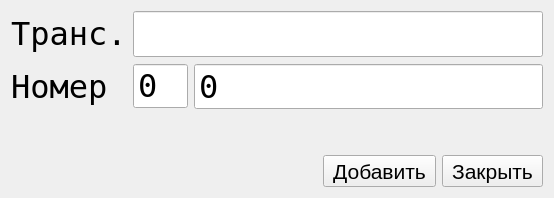
<?xml version="1.0" encoding="UTF-8"?>
<ui version="4.0">
 <class>Dialog</class>
 <widget class="QDialog" name="Dialog">
  <property name="geometry">
   <rect>
    <x>0</x>
    <y>0</y>
    <width>554</width>
    <height>198</height>
   </rect>
  </property>
  <property name="minimumSize">
   <size>
    <width>0</width>
    <height>198</height>
   </size>
  </property>
  <property name="maximumSize">
   <size>
    <width>16777215</width>
    <height>198</height>
   </size>
  </property>
  <property name="windowTitle">
   <string>Dialog</string>
  </property>
  <layout class="QVBoxLayout" name="verticalLayout">
   <item>
    <layout class="QFormLayout" name="formLayout">
     <item row="0" column="0">
      <widget class="QLabel" name="label_2">
       <property name="font">
        <font>
         <family>Andale Mono</family>
         <pointsize>24</pointsize>
        </font>
       </property>
       <property name="text">
        <string>Транс.</string>
       </property>
      </widget>
     </item>
     <item row="0" column="1">
      <widget class="QLineEdit" name="leTransformer">
       <property name="font">
        <font>
         <family>Andale Mono</family>
         <pointsize>24</pointsize>
        </font>
       </property>
       <property name="focusPolicy">
        <enum>Qt::NoFocus</enum>
       </property>
       <property name="readOnly">
        <bool>true</bool>
       </property>
      </widget>
     </item>
     <item row="1" column="0">
      <widget class="QLabel" name="label_4">
       <property name="font">
        <font>
         <family>Andale Mono</family>
         <pointsize>24</pointsize>
        </font>
       </property>
       <property name="text">
        <string>Номер</string>
       </property>
      </widget>
     </item>
     <item row="1" column="1">
      <layout class="QHBoxLayout" name="horizontalLayout_2">
       <item>
        <widget class="QSpinBox" name="sbYar">
         <property name="minimumSize">
          <size>
           <width>55</width>
           <height>46</height>
          </size>
         </property>
         <property name="maximumSize">
          <size>
           <width>55</width>
           <height>46</height>
          </size>
         </property>
         <property name="font">
          <font>
           <family>Andale Mono</family>
           <pointsize>24</pointsize>
          </font>
         </property>
         <property name="buttonSymbols">
          <enum>QAbstractSpinBox::NoButtons</enum>
         </property>
         <property name="minimum">
          <number>0</number>
         </property>
         <property name="maximum">
          <number>99</number>
         </property>
        </widget>
       </item>
       <item>
        <widget class="QSpinBox" name="sbNumber">
         <property name="font">
          <font>
           <family>Andale Mono</family>
           <pointsize>24</pointsize>
          </font>
         </property>
         <property name="buttonSymbols">
          <enum>QAbstractSpinBox::NoButtons</enum>
         </property>
         <property name="minimum">
          <number>0</number>
         </property>
         <property name="maximum">
          <number>9999999</number>
         </property>
         <property name="value">
          <number>0</number>
         </property>
        </widget>
       </item>
      </layout>
     </item>
    </layout>
   </item>
   <item>
    <layout class="QHBoxLayout" name="horizontalLayout">
     <item>
      <spacer name="horizontalSpacer">
       <property name="orientation">
        <enum>Qt::Horizontal</enum>
       </property>
       <property name="sizeHint" stdset="0">
        <size>
         <width>40</width>
         <height>20</height>
        </size>
       </property>
      </spacer>
     </item>
     <item>
      <widget class="QToolButton" name="btnAdd">
       <property name="sizePolicy">
        <sizepolicy hsizetype="Fixed" vsizetype="Fixed">
         <horstretch>0</horstretch>
         <verstretch>0</verstretch>
        </sizepolicy>
       </property>
       <property name="font">
        <font>
         <pointsize>16</pointsize>
        </font>
       </property>
       <property name="focusPolicy">
        <enum>Qt::NoFocus</enum>
       </property>
       <property name="text">
        <string>Добавить</string>
       </property>
       <property name="icon">
        <iconset resource="ico_64.qrc">
         <normaloff>:/ico/ico/plus_64.png</normaloff>:/ico/ico/plus_64.png</iconset>
       </property>
       <property name="iconSize">
        <size>
         <width>64</width>
         <height>64</height>
        </size>
       </property>
       <property name="toolButtonStyle">
        <enum>Qt::ToolButtonTextBesideIcon</enum>
       </property>
      </widget>
     </item>
     <item>
      <widget class="QToolButton" name="btnQuit">
       <property name="sizePolicy">
        <sizepolicy hsizetype="Fixed" vsizetype="Fixed">
         <horstretch>0</horstretch>
         <verstretch>0</verstretch>
        </sizepolicy>
       </property>
       <property name="font">
        <font>
         <pointsize>16</pointsize>
        </font>
       </property>
       <property name="focusPolicy">
        <enum>Qt::NoFocus</enum>
       </property>
       <property name="text">
        <string>Закрыть</string>
       </property>
       <property name="icon">
        <iconset resource="ico_64.qrc">
         <normaloff>:/ico/ico/block_64.png</normaloff>:/ico/ico/block_64.png</iconset>
       </property>
       <property name="iconSize">
        <size>
         <width>64</width>
         <height>64</height>
        </size>
       </property>
       <property name="toolButtonStyle">
        <enum>Qt::ToolButtonTextBesideIcon</enum>
       </property>
      </widget>
     </item>
    </layout>
   </item>
  </layout>
 </widget>
 <tabstops>
  <tabstop>sbNumber</tabstop>
  <tabstop>sbYar</tabstop>
 </tabstops>
 <resources>
  <include location="ico_64.qrc"/>
 </resources>
 <connections>
  <connection>
   <sender>btnAdd</sender>
   <signal>clicked()</signal>
   <receiver>Dialog</receiver>
   <slot>add()</slot>
   <hints>
    <hint type="sourcelabel">
     <x>215</x>
     <y>186</y>
    </hint>
    <hint type="destinationlabel">
     <x>454</x>
     <y>197</y>
    </hint>
   </hints>
  </connection>
  <connection>
   <sender>btnQuit</sender>
   <signal>clicked()</signal>
   <receiver>Dialog</receiver>
   <slot>hideDialog()</slot>
   <hints>
    <hint type="sourcelabel">
     <x>543</x>
     <y>186</y>
    </hint>
    <hint type="destinationlabel">
     <x>454</x>
     <y>197</y>
    </hint>
   </hints>
  </connection>
  <connection>
   <sender>sbNumber</sender>
   <signal>valueChanged(int)</signal>
   <receiver>Dialog</receiver>
   <slot>change_serial_number()</slot>
   <hints>
    <hint type="sourcelabel">
     <x>508</x>
     <y>106</y>
    </hint>
    <hint type="destinationlabel">
     <x>89</x>
     <y>111</y>
    </hint>
   </hints>
  </connection>
  <connection>
   <sender>sbYar</sender>
   <signal>valueChanged(int)</signal>
   <receiver>Dialog</receiver>
   <slot>change_serial_number()</slot>
   <hints>
    <hint type="sourcelabel">
     <x>168</x>
     <y>107</y>
    </hint>
    <hint type="destinationlabel">
     <x>188</x>
     <y>112</y>
    </hint>
   </hints>
  </connection>
 </connections>
 <slots>
  <slot>add_item()</slot>
  <slot>edit_item()</slot>
  <slot>delete_item()</slot>
  <slot>change_defect()</slot>
  <slot>prev_item()</slot>
  <slot>next_item()</slot>
  <slot>discard()</slot>
  <slot>change_serial_number()</slot>
  <slot>add()</slot>
  <slot>hideDialog()</slot>
 </slots>
</ui>
